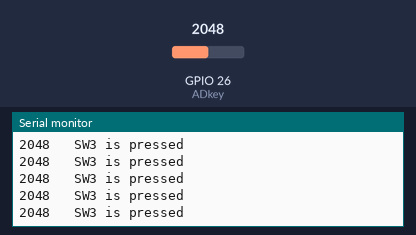
Recording of a sketch running on a simulated ESP32. On the bench: the last lines printed to the serial monitor. Inputs (shaded band) come from the test bench; at power-on: GPIO 26 (ADkey) = 2048.

Above: at 1.2 s.
1.3 s: GPIO 26 (ADkey) set to 1039
At 2.0 s:
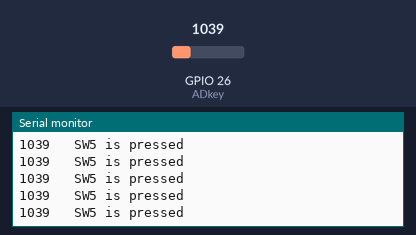
4.3 s: GPIO 26 (ADkey) set to 946
At 5.1 s:
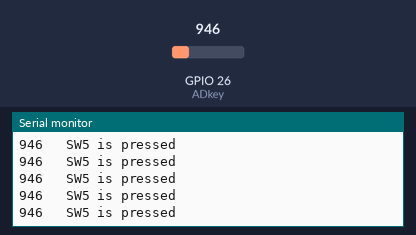
10.7 s: GPIO 26 (ADkey) set to 105
At 11.6 s:
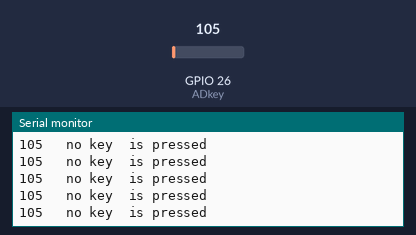
13.7 s: GPIO 26 (ADkey) set to 91
At 14.6 s:
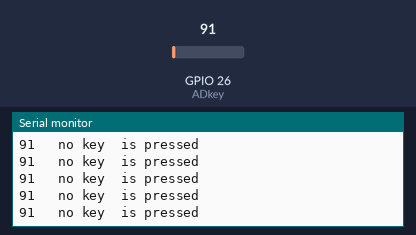
Timing chart, 0 to 16.7 s (numbered marks = the images above; inputs shaded):
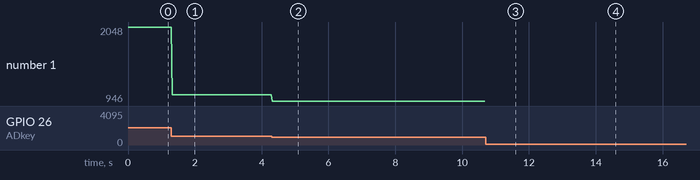

Measured:
- after the input at 1.3 s, the serial monitor: prints a new line at once (image 1)
- after the input at 4.3 s, the serial monitor: prints a new line at once (image 2)
- after the input at 10.7 s, the serial monitor: prints a new line at once (image 3)
- after the input at 13.7 s, the serial monitor: prints a new line at once (image 4)
- plotted number 1: 2048 → 1039 after the input at 1.3 s, 1039 → 946 after the input at 4.3 s

The sketch:

AD_key.ino
```cpp
/*
 * Keyestudio 42 in 1 Starter Kit for Raspberry Pi Pico
  * lesson 27
 * AD Key
 * http://www.keyestudio.com
*/
int val = 0;
int ADkey = 26; //Define five AD buttons to connect to GPIO26
void setup() {
  Serial.begin(9600); //Set baud rate to 9600
}

void loop() {
  val = analogRead(ADkey);  //Read the analog value of the AD button and assign it to the variable val
  Serial.print(val);  //newline print variable val
  if (val <= 500) { //When no button is pressed, val is less than or equal to 500
    Serial.println("   no key  is pressed");

  } else if (val <= 1200) { //When key 5 is pressed, val is between 500 and 1200
    Serial.println("   SW5 is pressed");
  } else if (val <= 2000) { //When key 4 is pressed, val is between 1200 and 2000
    Serial.println("   SW4 is pressed");
  } else if (val <= 2800) { //When key 3 is pressed, val is between 2000 and 2800
    Serial.println("   SW3 is pressed");
  } else if (val <= 3500) { //When key 2 is pressed, val is between 2800 and 3500
    Serial.println("   SW2 is pressed");
  } else {  //When button 1 is pressed, val is greater than 3500
    Serial.println("   SW1 is pressed");
  }

}
```
